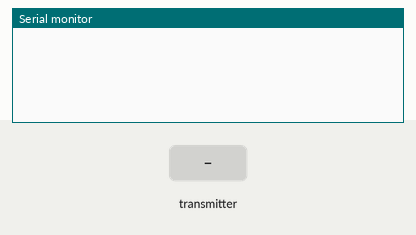
This sketch was run on a simulated Arduino Uno, built with avr-gcc and run on an emulated ATmega328P. On the bench: the last lines printed to the serial monitor. Inputs (shaded band) come from the test bench. No radio packets arrive unless stated.

Above: at 1.2 s.
1.3 s: the transmitter starts sending rxInfo.0 = 0
At 2.2 s:
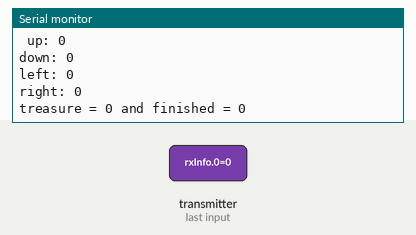
2.8 s: the transmitter starts sending rxInfo.1 = 64
5.8 s: the transmitter starts sending rxInfo.0 = 255
7.5 s: the transmitter starts sending rxInfo.1 = 255
At 8.5 s:
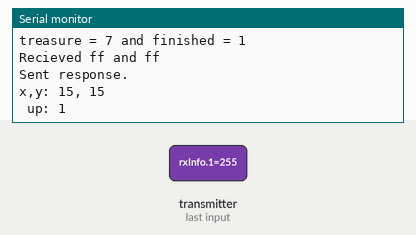
9.2 s: the transmitter starts sending rxInfo.0 = 64
10.9 s: the transmitter starts sending rxInfo.1 = 0
At 11.8 s:
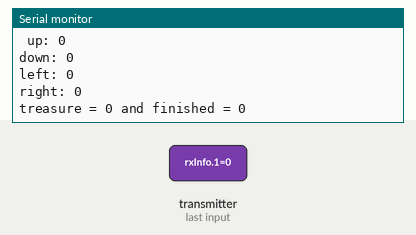
Timing chart, 0 to 13.9 s (numbered marks = the images above; inputs shaded):
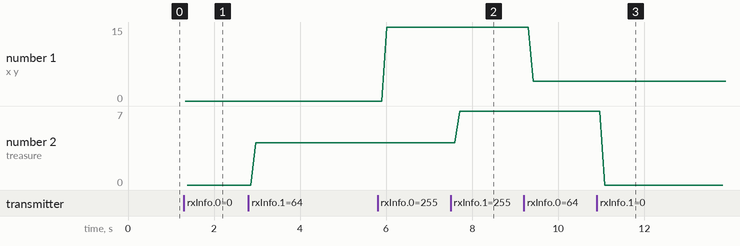

Measured:
- after the input at 1.3 s, the serial monitor: prints a new line at once (image 1)
- after the input at 7.5 s, the serial monitor: prints a new line after 0.12 s (image 2)
- after the input at 10.9 s, the serial monitor: prints a new line after 0.10 s (image 3)
- plotted number 1: 0 → 15 after the input at 5.8 s
- plotted number 2: 0 → 4 after the input at 2.8 s, 4 → 7 after the input at 7.5 s

The sketch:

base_station_code.ino
```cpp
/*
  ECE 3400 Team 3 Arduino to FPGA SPI Transfer

 The circuit:
  * CS Radio - to digital pin 10  (SS pin)
  * CS FPGA - to digital pin 4  (SS pin)
  * SDI - to digital pin 11 (MOSI pin)
  * CLK - to digital pin 13 (SCK pin)
*/

#include <SPI.h>
#include "nRF24L01.h"
#include "RF24.h"
#include "printf.h"

// set pin 4 as the slave select for the FPGA SPI channel:
// The radio defaults to using pin 10 for slave select
const int fpga_SS = 4;
const int radio_SS = 10;

// Constants to help with reading data from bytes
#define  WALL_UP 1
#define  WALL_DOWN 2
#define  WALL_LEFT 4
#define  WALL_RIGHT 8
#define  NO_TREASURE 0
#define  KHZ_7 1
#define  KHZ_9 2
#define  KHZ_11 3
#define  KHZ_13 4
#define  KHZ_15 5
#define  KHZ_17 6
#define  FINISHED 128

// Global variables
uint8_t treasure = 0;
bool finished = 0;
uint8_t rxInfo[2] ={0};
uint8_t real_x;
uint8_t real_y;
uint8_t real_pos;
uint16_t current_data;
uint16_t prev_data;

// Set up nRF24L01 radio on SPI bus plus pins 9 & 10
RF24 radio(9,10);

// Radio pipe addresses for the 2 nodes to communicate.
const uint64_t pipes[2] = { 0x000000000CLL, 0x000000000DLL };

// Role management
// The various roles supported by this sketch
typedef enum { role_ping_out = 1, role_pong_back } role_e;

// The debug-friendly names of those roles
const char* role_friendly_name[] = { "invalid", "Ping out", "Pong back"};

// The role of the current running sketch
role_e role = role_pong_back;

void setup() {
  Serial.begin(9600); // for printing debug information to the serial console
  printf_begin();

  // set the CS pins as outputs and init as high (inactive)
  pinMode(fpga_SS, OUTPUT);
  pinMode(radio_SS, OUTPUT);
  digitalWrite(fpga_SS, HIGH);
  digitalWrite(radio_SS, HIGH);

  // initialize SPI:
  SPI.begin();

  // Setup and configure rf radio
  radio.begin();
  // set the delay between retries & # of retries
  radio.setRetries(15,15);
  radio.setAutoAck(true);
  // set the channel
  radio.setChannel(0x50);
  // set the power
  // RF24_PA_MIN=-18dBm, RF24_PA_LOW=-12dBm, RF24_PA_MED=-6dBM, and RF24_PA_HIGH=0dBm.
  radio.setPALevel(RF24_PA_MAX);
  //RF24_250KBPS for 250kbs, RF24_1MBPS for 1Mbps, or RF24_2MBPS for 2Mbps
  radio.setDataRate(RF24_2MBPS);

  // Open 'our' pipe for writing
  // Open the 'other' pipe for reading, in position #1 (we can have up to 5 pipes open for reading)
  if ( role == role_ping_out ) {
    radio.openWritingPipe(pipes[0]);
    radio.openReadingPipe(1,pipes[1]);
  } else {
    radio.openWritingPipe(pipes[1]);
    radio.openReadingPipe(1,pipes[0]);
  }
  radio.startListening();

  // Dump the configuration of the rf unit for debugging
  // radio.printDetails();
}

// Used to send data over SPI to the FPGA
void digitalFPGAWrite(int value) {
  // Set the FPGA SS pin low to select the chip:
  digitalWrite(fpga_SS, LOW);
  // Transfers the value out MOSI
  SPI.transfer16(value);
  // Set the FPGA SS pin high to de-select the chip:
  digitalWrite(fpga_SS, HIGH);
}

void loop() {
  int curr_x = 0;
  int curr_y = 0;
  bool wall_left = 0;
  bool wall_right = 0;
  bool wall_up = 0;
  bool wall_down = 0;
  int i = 0;
  int j = 0;

  // Pong back role--Receive each packet
  if ( role == role_pong_back ) {
    // if there is data ready
    if ( radio.available() ) {
      // Dump the payloads until we've gotten everything
      bool done = false;
      while (!done) {
        // Fetch the payload, and see if this was the last one.
        done = radio.read( rxInfo, sizeof(rxInfo) );

        // Print it
        printf("Recieved %x and %x\n", rxInfo[0], rxInfo[1]);

        // Delay to let the other unit make the transition to receiver
        delay(10);
      }

      // First, stop listening so we can talk
      radio.stopListening();

      // Send the ack
      radio.write(&rxInfo, sizeof(rxInfo));
      printf("Sent response.\n\r");

      // Parse data from packet
      curr_y = (rxInfo[0] & 0x0F);
      curr_x = ((rxInfo[0]>> 4) & 0x0F);
      wall_up = rxInfo[1] & WALL_UP;
      wall_down = rxInfo[1] & WALL_DOWN;
      wall_left = rxInfo[1] & WALL_LEFT;
      wall_right = rxInfo[1] & WALL_RIGHT;
      treasure = (rxInfo[1] >> 4) & 0x07;
      finished = rxInfo[1] & FINISHED;

      printf("x,y: %d, %d \n up: %d \ndown: %d \nleft: %d \nright: %d\n", curr_x, curr_y, wall_up, wall_down, wall_left, wall_right);
      printf ("treasure = %d and finished = %d\n", treasure, finished);

      // Map from x,y used for mapping to x,y used for FPGA
      real_x = 3-curr_y;
      real_y = 4-curr_x;
      real_pos = ((real_x << 4) | real_y);
      current_data = ((rxInfo[1] << 8) | real_pos);

      // Send new data over to FPGA
      if (prev_data != current_data) {
        digitalFPGAWrite(current_data);
      }
      prev_data = current_data;

      // Now, resume listening so we catch the next packets.
      radio.startListening();
    }
  }
}
```

printf.h
```cpp
// (licence header left out)
/**
 * @file printf.h
 *
 * Setup necessary to direct stdout to the Arduino Serial library, which
 * enables 'printf'
 */

#ifndef __PRINTF_H__
#define __PRINTF_H__

#ifdef ARDUINO

int serial_putc( char c, FILE * )
{
  Serial.write( c );

  return c;
}

void printf_begin(void)
{
  fdevopen( &serial_putc, 0 );
}

#else
#error This example is only for use on Arduino.
#endif // ARDUINO

#endif // __PRINTF_H__
```
